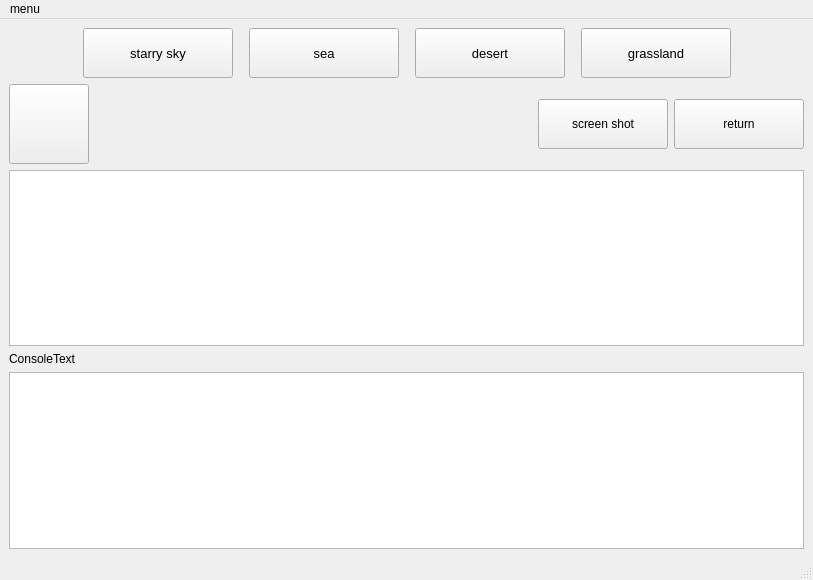
<?xml version="1.0" encoding="UTF-8"?>
<ui version="4.0">
 <class>MainWindow</class>
 <widget class="QMainWindow" name="MainWindow">
  <property name="geometry">
   <rect>
    <x>0</x>
    <y>0</y>
    <width>813</width>
    <height>580</height>
   </rect>
  </property>
  <property name="windowTitle">
   <string>MainWindow</string>
  </property>
  <widget class="QWidget" name="centralwidget">
   <layout class="QGridLayout" name="gridLayout">
    <item row="0" column="0">
     <layout class="QHBoxLayout" name="horizontalLayout_12">
      <item>
       <spacer name="horizontalSpacer_8">
        <property name="orientation">
         <enum>Qt::Horizontal</enum>
        </property>
        <property name="sizeHint" stdset="0">
         <size>
          <width>13</width>
          <height>20</height>
         </size>
        </property>
       </spacer>
      </item>
      <item>
       <widget class="QPushButton" name="btn_1">
        <property name="sizePolicy">
         <sizepolicy hsizetype="Fixed" vsizetype="Fixed">
          <horstretch>0</horstretch>
          <verstretch>0</verstretch>
         </sizepolicy>
        </property>
        <property name="minimumSize">
         <size>
          <width>150</width>
          <height>50</height>
         </size>
        </property>
        <property name="maximumSize">
         <size>
          <width>150</width>
          <height>50</height>
         </size>
        </property>
        <property name="font">
         <font>
          <family>Arial</family>
          <pointsize>10</pointsize>
         </font>
        </property>
        <property name="text">
         <string>starry sky</string>
        </property>
       </widget>
      </item>
      <item>
       <spacer name="horizontalSpacer_23">
        <property name="orientation">
         <enum>Qt::Horizontal</enum>
        </property>
        <property name="sizeType">
         <enum>QSizePolicy::Fixed</enum>
        </property>
        <property name="sizeHint" stdset="0">
         <size>
          <width>10</width>
          <height>20</height>
         </size>
        </property>
       </spacer>
      </item>
      <item>
       <widget class="QPushButton" name="btn_2">
        <property name="sizePolicy">
         <sizepolicy hsizetype="Fixed" vsizetype="Fixed">
          <horstretch>0</horstretch>
          <verstretch>0</verstretch>
         </sizepolicy>
        </property>
        <property name="minimumSize">
         <size>
          <width>150</width>
          <height>50</height>
         </size>
        </property>
        <property name="maximumSize">
         <size>
          <width>150</width>
          <height>50</height>
         </size>
        </property>
        <property name="font">
         <font>
          <family>Arial</family>
          <pointsize>10</pointsize>
         </font>
        </property>
        <property name="text">
         <string>sea</string>
        </property>
       </widget>
      </item>
      <item>
       <spacer name="horizontalSpacer_24">
        <property name="orientation">
         <enum>Qt::Horizontal</enum>
        </property>
        <property name="sizeType">
         <enum>QSizePolicy::Fixed</enum>
        </property>
        <property name="sizeHint" stdset="0">
         <size>
          <width>10</width>
          <height>20</height>
         </size>
        </property>
       </spacer>
      </item>
      <item>
       <widget class="QPushButton" name="btn_3">
        <property name="sizePolicy">
         <sizepolicy hsizetype="Fixed" vsizetype="Fixed">
          <horstretch>0</horstretch>
          <verstretch>0</verstretch>
         </sizepolicy>
        </property>
        <property name="minimumSize">
         <size>
          <width>150</width>
          <height>50</height>
         </size>
        </property>
        <property name="maximumSize">
         <size>
          <width>150</width>
          <height>50</height>
         </size>
        </property>
        <property name="font">
         <font>
          <family>Arial</family>
          <pointsize>10</pointsize>
         </font>
        </property>
        <property name="text">
         <string>desert</string>
        </property>
       </widget>
      </item>
      <item>
       <spacer name="horizontalSpacer_25">
        <property name="orientation">
         <enum>Qt::Horizontal</enum>
        </property>
        <property name="sizeType">
         <enum>QSizePolicy::Fixed</enum>
        </property>
        <property name="sizeHint" stdset="0">
         <size>
          <width>10</width>
          <height>20</height>
         </size>
        </property>
       </spacer>
      </item>
      <item>
       <widget class="QPushButton" name="btn_4">
        <property name="sizePolicy">
         <sizepolicy hsizetype="Fixed" vsizetype="Fixed">
          <horstretch>0</horstretch>
          <verstretch>0</verstretch>
         </sizepolicy>
        </property>
        <property name="minimumSize">
         <size>
          <width>150</width>
          <height>50</height>
         </size>
        </property>
        <property name="maximumSize">
         <size>
          <width>150</width>
          <height>50</height>
         </size>
        </property>
        <property name="font">
         <font>
          <family>Arial</family>
          <pointsize>10</pointsize>
         </font>
        </property>
        <property name="text">
         <string>grassland</string>
        </property>
       </widget>
      </item>
      <item>
       <spacer name="horizontalSpacer_9">
        <property name="orientation">
         <enum>Qt::Horizontal</enum>
        </property>
        <property name="sizeHint" stdset="0">
         <size>
          <width>13</width>
          <height>20</height>
         </size>
        </property>
       </spacer>
      </item>
     </layout>
    </item>
    <item row="1" column="0">
     <layout class="QVBoxLayout" name="verticalLayout">
      <item>
       <layout class="QHBoxLayout" name="horizontalLayout">
        <item>
         <widget class="QPushButton" name="Camera">
          <property name="sizePolicy">
           <sizepolicy hsizetype="Fixed" vsizetype="Fixed">
            <horstretch>0</horstretch>
            <verstretch>0</verstretch>
           </sizepolicy>
          </property>
          <property name="minimumSize">
           <size>
            <width>80</width>
            <height>80</height>
           </size>
          </property>
          <property name="font">
           <font>
            <family>Arial</family>
           </font>
          </property>
          <property name="styleSheet">
           <string notr="true"/>
          </property>
          <property name="text">
           <string/>
          </property>
         </widget>
        </item>
        <item>
         <spacer name="horizontalSpacer_2">
          <property name="orientation">
           <enum>Qt::Horizontal</enum>
          </property>
          <property name="sizeHint" stdset="0">
           <size>
            <width>40</width>
            <height>20</height>
           </size>
          </property>
         </spacer>
        </item>
        <item>
         <widget class="QPushButton" name="shotButton">
          <property name="sizePolicy">
           <sizepolicy hsizetype="Fixed" vsizetype="Fixed">
            <horstretch>0</horstretch>
            <verstretch>0</verstretch>
           </sizepolicy>
          </property>
          <property name="minimumSize">
           <size>
            <width>130</width>
            <height>50</height>
           </size>
          </property>
          <property name="font">
           <font>
            <family>Arial</family>
           </font>
          </property>
          <property name="text">
           <string>screen shot</string>
          </property>
         </widget>
        </item>
        <item>
         <widget class="QPushButton" name="returnButton">
          <property name="sizePolicy">
           <sizepolicy hsizetype="Fixed" vsizetype="Fixed">
            <horstretch>0</horstretch>
            <verstretch>0</verstretch>
           </sizepolicy>
          </property>
          <property name="minimumSize">
           <size>
            <width>130</width>
            <height>50</height>
           </size>
          </property>
          <property name="font">
           <font>
            <family>Arial</family>
           </font>
          </property>
          <property name="text">
           <string>return</string>
          </property>
         </widget>
        </item>
       </layout>
      </item>
      <item>
       <widget class="QGraphicsView" name="graphicsView">
        <property name="font">
         <font>
          <family>Arial</family>
          <pointsize>10</pointsize>
         </font>
        </property>
       </widget>
      </item>
      <item>
       <widget class="QLabel" name="label">
        <property name="font">
         <font>
          <family>Arial</family>
         </font>
        </property>
        <property name="text">
         <string>ConsoleText</string>
        </property>
       </widget>
      </item>
      <item>
       <widget class="QTextEdit" name="textEdit">
        <property name="sizePolicy">
         <sizepolicy hsizetype="Preferred" vsizetype="Preferred">
          <horstretch>0</horstretch>
          <verstretch>0</verstretch>
         </sizepolicy>
        </property>
        <property name="focusPolicy">
         <enum>Qt::NoFocus</enum>
        </property>
        <property name="inputMethodHints">
         <set>Qt::ImhNone</set>
        </property>
       </widget>
      </item>
     </layout>
    </item>
   </layout>
  </widget>
  <widget class="QMenuBar" name="menubar">
   <property name="geometry">
    <rect>
     <x>0</x>
     <y>0</y>
     <width>813</width>
     <height>21</height>
    </rect>
   </property>
   <widget class="QMenu" name="menumenu">
    <property name="title">
     <string>menu</string>
    </property>
    <addaction name="separator"/>
    <addaction name="actionhelp"/>
    <addaction name="actioncontact_us"/>
    <addaction name="separator"/>
    <addaction name="actionLog_out"/>
   </widget>
   <addaction name="menumenu"/>
  </widget>
  <widget class="QStatusBar" name="statusbar"/>
  <action name="actionhelp">
   <property name="text">
    <string>Help</string>
   </property>
  </action>
  <action name="actioncontact_us">
   <property name="text">
    <string>Contact Us</string>
   </property>
  </action>
  <action name="actionLog_out">
   <property name="text">
    <string>return</string>
   </property>
  </action>
 </widget>
 <resources/>
 <connections/>
</ui>
